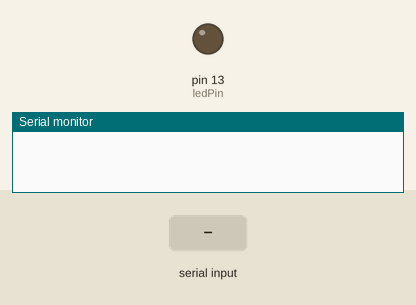
This sketch was run on a simulated Arduino Uno, built with avr-gcc and run on an emulated ATmega328P. Shown: output pins drawn as LEDs (lit = HIGH), the last lines printed to the serial monitor. The test bench sets the inputs (shaded band).

Above: at 1.2 s.
1.3 s: "1" received over Serial
At 2.4 s:
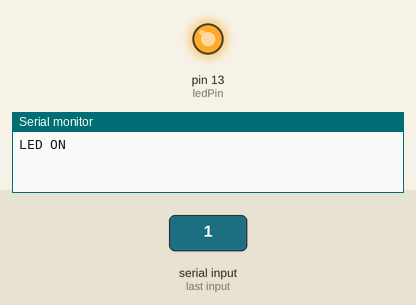
2.8 s: "0" received over Serial
At 3.5 s:
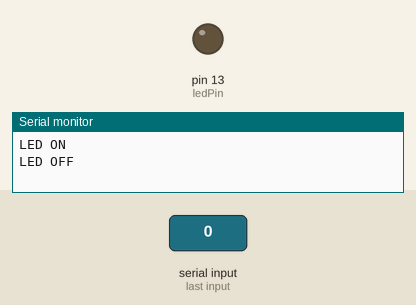
Timing chart, 0 to 5.8 s (numbered marks = the images above; inputs shaded):
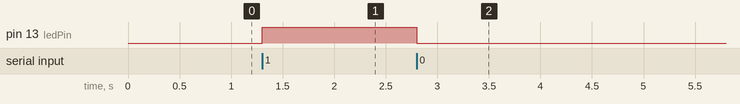

Measured:
- after the input at 1.3 s, pin 13 (ledPin): LOW → HIGH at once
- after the input at 2.8 s, pin 13 (ledPin): HIGH → LOW at once

The sketch:

Ifelse.ino
```cpp
// สร้างตัวแปรเก็บค่าที่รับมาจาก Serial
char incomingByte;

// กำหนดขาที่เชื่อมกับ LED
const int ledPin = 13;

void setup() {
  // เปิด Serial communication
  Serial.begin(9600);

  // กำหนดขาที่เชื่อมกับ LED เป็น OUTPUT
  pinMode(ledPin, OUTPUT);
}

void loop() {
  // ตรวจสอบว่ามีข้อมูลที่รับมาใน Serial
  if (Serial.available() > 0) {
    // อ่านค่าจาก Serial
    incomingByte = Serial.read();
    // ตรวจสอบค่าที่รับมา
    if (incomingByte == '1') {
      // ถ้ารับค่า '1' ให้เปิด LED
      digitalWrite(ledPin, HIGH);
      Serial.println("LED ON"); // ส่งข้อความผ่าน Serial
    } else if (incomingByte == '0') {
      // ถ้ารับค่า '0' ให้ปิด LED
      digitalWrite(ledPin, LOW);
      Serial.println("LED OFF"); // ส่งข้อความผ่าน Serial
    } else {
      // ในกรณีที่ไม่ได้รับค่า '0' หรือ '1'
      Serial.println("Invalid input"); // ส่งข้อความผ่าน Serial
    }
  }
}
```
